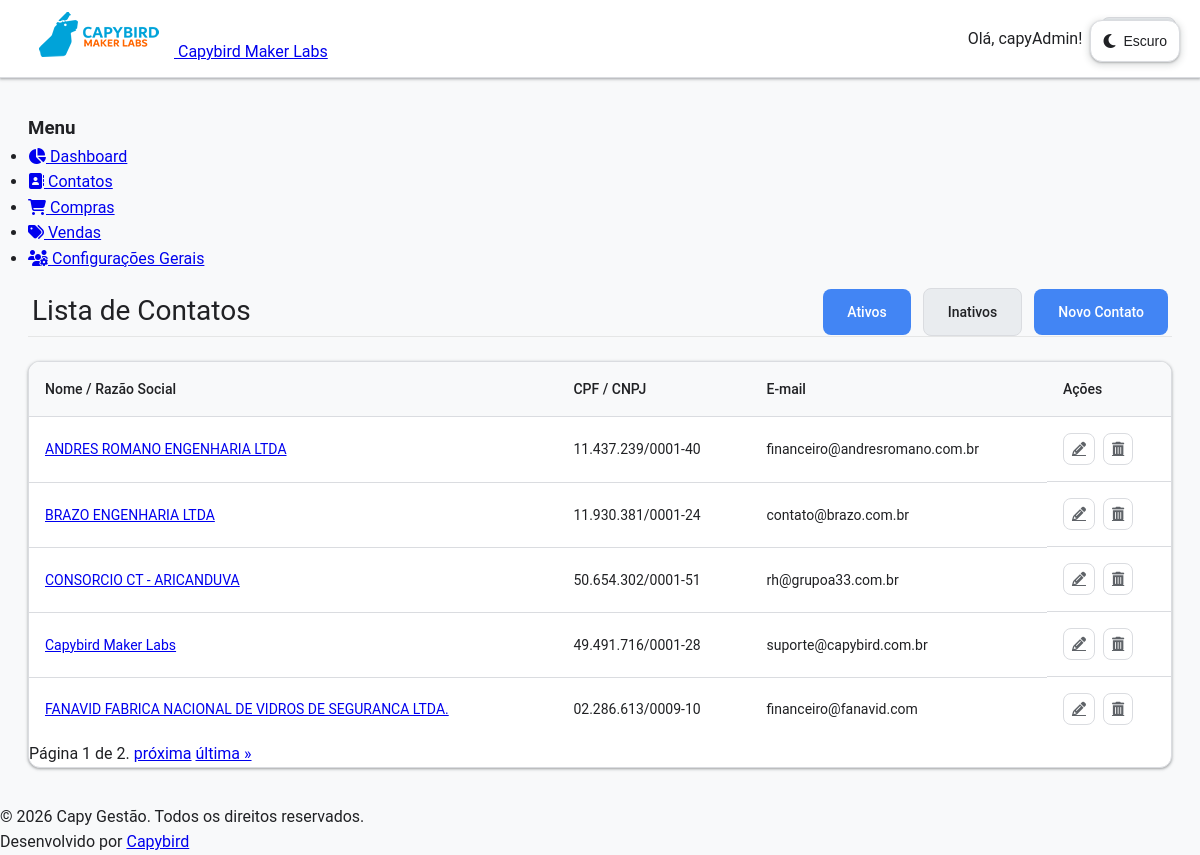
The page /contacts/ (signed in) on the database as committed earlier.
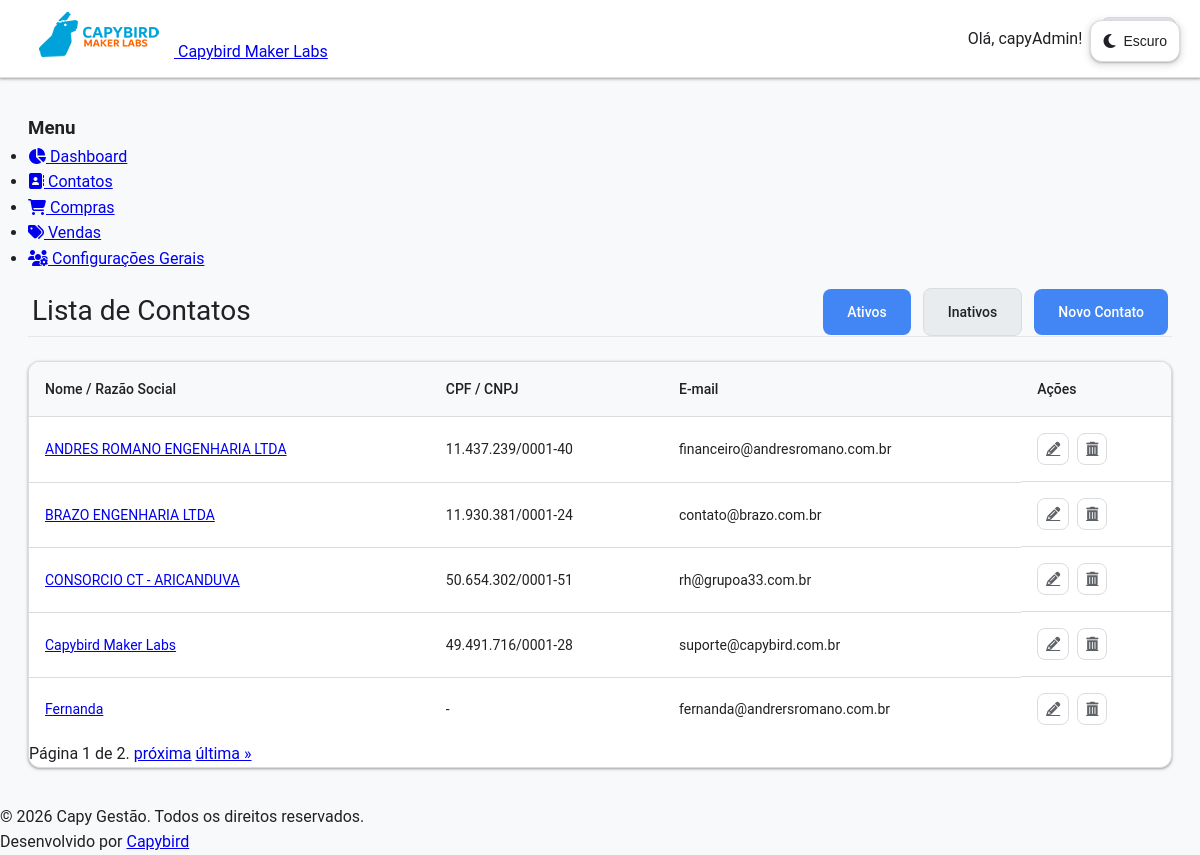
The same page on the database as committed later.
### contacts/models.py (models this page shows, shortened)
class Contact(models.Model):
    class PersonType(models.TextChoices):
        INDIVIDUAL = "PF", _("Pessoa Física")
        LEGAL = "PJ", _("Pessoa Jurídica")
    class OrganizationType(models.TextChoices):
        SYSTEM_HOLDER = "HOLDER", _("Gestor do Sistema")  # A sua empresa
        CLIENT = "CLIENT", _("Cliente")  # As empresas clientes
        OTHER = "OTHER", _("Outro")  # Outros tipos de contato PJ
    name = models.CharField(max_length=255, verbose_name=_("Nome Completo"))
    email = models.EmailField(max_length=255, unique=True)
    phone = models.CharField(
        max_length=20,
        blank=True,
        null=True,
        verbose_name=_("Telefone"),
        validators=[
            RegexValidator(
                regex=r'^\+?1?\d{9,15}$',
                message=_("O número de telefone deve estar no formato: '+999999999'. Até 15 dígitos permitidos.")
            )
        ]
    )
    person_type = models.CharField(
        max_length=2,
        choices=PersonType.choices,
        default=PersonType.INDIVIDUAL,
        verbose_name=_("Tipo de Pessoa"),
        db_index=True,
    )
    document = models.CharField(
        max_length=18,
        unique=True,
        blank=True,
        null=True,
        verbose_name=_("CPF/CNPJ"),
        db_index=True,
    )
    is_active = models.BooleanField(default=True, verbose_name=_("Ativo"))
    user = models.OneToOneField(
        User,
        on_delete=models.SET_NULL,
        null=True,
        blank=True,
        verbose_name=_("Usuário Associado"),
        related_name="contact_profile",
    )
    company = models.ForeignKey(
        "self",
        on_delete=models.SET_NULL,
        null=True,
        blank=True,
        verbose_name="Empresa Associada (PJ)",
        limit_choices_to={
            "person_type": "PJ"
        },  # Garante que só PJs possam ser selecionadas aqui
    )
    created_at = models.DateTimeField(auto_now_add=True)
    updated_at = models.DateTimeField(auto_now=True)
    class Meta:
        verbose_name = "Contato"
        verbose_name_plural = "Contatos"
        ordering = ["name"]
    class OrganizationType(models.TextChoices):
        SYSTEM_HOLDER = "HOLDER", "Gestor do Sistema"  # A sua empresa
        CLIENT = "CLIENT", "Cliente"  # As empresas clientes
        OTHER = "OTHER", "Outro"  # Outros tipos de contato PJ
    organization_type = models.CharField(
        max_length=10,
        choices=OrganizationType.choices,
        default=OrganizationType.OTHER,
        verbose_name="Classificação da Organização",
        blank=True,
    )
    logo = models.ImageField(
        upload_to="logos/", null=True, blank=True, verbose_name="Logomarca da Empresa"
    )

### contacts/views.py (the view)
# urls.py: path("", ContactListView.as_view(), name="contact_list"),
class ContactListView(LoginRequiredMixin, ListView):
    model = Contact
    template_name = "contacts/contact_list.html"
    context_object_name = "contacts"  # Define o nome da variável no template
    paginate_by = 5  # Opcional: Adiciona paginação para listas grandes
    def get_queryset(self):
        status = self.request.GET.get("status")
        if status == "inactive":
            return Contact.objects.filter(is_active=False).select_related(
                "company", "user"
            )
        return Contact.objects.filter(is_active=True).select_related("company", "user")
    def get_context_data(self, **kwargs):
        context = super().get_context_data(**kwargs)
        context["current_status"] = self.request.GET.get("status", "active")
        context["title"] = "Lista de Contatos"
        return context

### core_app/context_processors.py (called while the page is built, shortened)
def system_branding_processor(request):
    HOLDER_CACHE_KEY = "system_holder_branding"
    holder_data = cache.get(HOLDER_CACHE_KEY)
    if not holder_data:
        try:
            system_holder = Contact.objects.get(
                organization_type=Contact.OrganizationType.SYSTEM_HOLDER
            )
            holder_data = {
                "system_holder_name": system_holder.name,
                "system_holder_logo": system_holder.logo,
            }
            cache.set(HOLDER_CACHE_KEY, holder_data, 3600)
        except Contact.DoesNotExist:
            holder_data = {
                "system_holder_name": "CAPY GESTÃO",
                "system_holder_logo": None,
            }
    return holder_data

### templates/contacts/contact_list.html (shortened to what this page needs)
{% extends 'app_base.html' %}
{% load static %}
{% load i18n %}
{% block app_content %}
<div class="grid grid-cols-1 md:grid-cols-2 lg:grid-cols-3 gap-6 p-6">
    <div class="bg-white rounded-xl shadow-lg p-4 flex items-center gap-4 hover:shadow-xl transition-all cursor-pointer">
        <div class="management-header">
            <h1>{{ title }}</h1>
            <div class="management-actions">
                <a href="{% url 'contact_list' %}" class="btn {% if current_status == 'active' %}btn-primary{% else %}btn btn-primary{% endif %}">Ativos</a>
                <a href="{% url 'contact_list' %}?status=inactive" class="btn {% if current_status == 'inactive' %}btn-primary{% else %}btn btn-secondary{% endif %}">Inativos</a>
                <a href="{% url 'contact_create' %}" class="btn btn-primary">Novo Contato</a>
            </div>
        </div>
    </div>
</div>
<div class="table-container">
    <table class="styled-table">
        <thead>
            <tr>
                <th>Nome / Razão Social</th>
                <th>CPF / CNPJ</th>
                <th>E-mail</th>
                <th>Ações</th>
            </tr>
        </thead>
        <tbody>
            {% for contact in contacts %}
            <tr>
                <td><a href="{% url 'contact_detail' contact.pk %}">{{ contact.name }}</a></td>
                <td>{{ contact.document|default:"-" }}</td>
                <td>{{ contact.email }}</td>
                <td class="action-buttons">
						<a href="{% url 'contact_update' contact.pk %}" class="btn-icon btn-icon-edit" title="Editar Contato">
							<i class="fa-solid fa-pencil"></i>
						</a>
						<a href="{% url 'contact_delete' contact.pk %}" class="btn-icon btn-icon-delete" title="Excluir Contato">
							<i class="fa-solid fa-trash-can"></i>
						</a>
                </td>
            </tr>
            {% empty %}
            <tr>
                <td colspan="6">Nenhum contato encontrado.</td>
            </tr>
            {% endfor %}
        </tbody>
    </table>
    {% if is_paginated %}
        <div class="pagination">
            <span class="step-links">
                <span class="current">
                    Página {{ page_obj.number }} de {{ page_obj.paginator.num_pages }}.
                </span>
                {% if page_obj.has_next %}
                    <a href="?page={{ page_obj.next_page_number }}">próxima</a>
                    <a href="?page={{ page_obj.paginator.num_pages }}">última »</a>
                {% endif %}
            </span>
        </div>
    {% endif %}
</div>
{% endblock app_content %}

### templates/base.html (shortened to what this page needs)
{% load static %}
<!DOCTYPE html>
<html lang="pt-br" data-theme="light">
<head>
    <link rel="stylesheet" href="{% static 'css/style.css' %}">
    <link rel="stylesheet" href="https://cdnjs.cloudflare.com/ajax/libs/font-awesome/6.5.0/css/all.min.css">
</head>
<body>
    <header>
        <nav class="navbar">
            <div class="text-2xl font-bold tracking-wide text-center">
            <a href="{% url 'home' %}">
                {% if system_holder_logo %}
                    <img src="{{ system_holder_logo.url }}" alt="Logo de {{ system_holder_name }}" class="client-logo-img">
                    <span class="system-name-small">{{ system_holder_name }}</span>
                {% else %}
                    <strong class="text-blue-400">{{ system_holder_name|default:"CAPY GESTÃO" }}</strong>
                {% endif %}
            </a>
            </div>
            <div class="nav-menu">
                {% if user.is_authenticated %}
                    <span>Olá, {{ user.username }}!</span>
                    <form class="logout-form" action="{% url 'logout' %}" method="post">
                        <button type="submit" class="btn btn-secondary">Sair</button>
                    </form>
                {% else %}
					<a href="{% url 'login' %}" class="btn btn-primary">Entrar</a>
                {% endif %}
            </div>
        </nav>
    </header>
    <main class="container">
        {% block content %}
        {% endblock %}
    </main>
    <button class="theme-toggle" id="themeToggle" title="Alternar tema">
        <i class="theme-toggle-icon fas fa-moon" id="themeIcon"></i>
        <span id="themeText">Escuro</span>
    </button>
    <footer>
        <div class="mt-auto text-sm text-gray-400">
            <p>© 2026 Capy Gestão. Todos os direitos reservados.</p>
            <p>Desenvolvido por <a href="https://www.capybird.com.br" class="text-blue-400">Capybird</a></p>
        </div>
    </footer>
</body>
</html>

Rows that differ between the two databases and show on the page:
no longer on this page (row edited): Contact: name "FANAVID FABRICA NACIONAL DE VIDROS DE SEGURANCA LTDA.", document "02.286.613/0009-10", email "financeiro@fanavid.com"
now on this page (row unchanged): Contact: name "Fernanda", document "-", email "fernanda@andrersromano.com.br"
